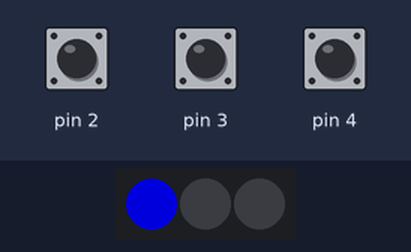
The program below on a simulated SparkFun Pro Micro, built with avr-gcc and run on an emulated ATmega32U4. On the bench: 3 RGB LEDs in strip order, left to right. Inputs (shaded band) come from the test bench; at power-on: pin 3 HIGH, pin 2 HIGH, pin 4 HIGH. Dim RGB values are drawn brighter than linear; what the program prints to the serial monitor is not drawn.

Above: at 1.2 s.
1.3 s: pin 3 pulled LOW for 0.15 s
At 1.37 s:
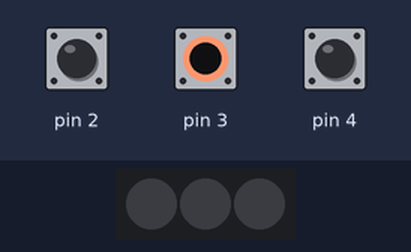
2.9 s: pin 2 pulled LOW for 0.15 s
At 2.97 s:
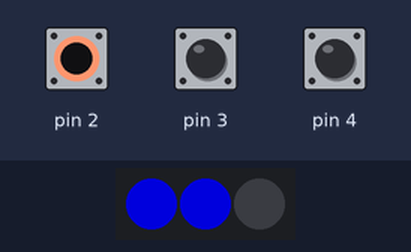
4.5 s: pin 4 pulled LOW for 0.15 s
At 4.57 s:
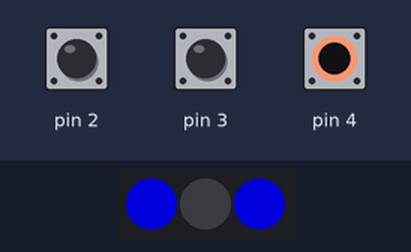
9.1 s: pin 3 pulled LOW for 3.2 s
At 10.3 s:
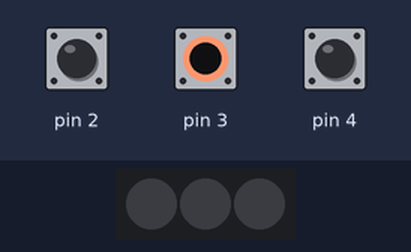
Timing chart, 0 to 13.8 s (numbered marks = the images above; inputs shaded):
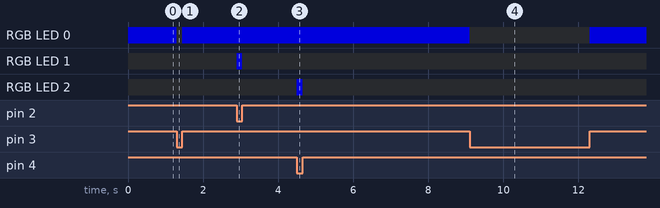

The program:

main.cpp
```cpp
#include <Arduino.h>
#include <Adafruit_NeoPixel.h>
#include <ArduinoJson.h>

struct LedData
{
  int input;
  String id;
  uint32_t color;
  uint32_t overrideColor;
  bool overrideInverted;
  bool isForced;
};

// Configurable values:
// Make sure that all the arrays are of the same length!
int pixelBus = 6;
float brightnessScale = 0.6;

LedData ledConfig[] = {
    LedData{
      input : 3,
      id : "FLOCK",
      color : 0,
      overrideColor : 150,
      overrideInverted : true,
      isForced : false
    },
    LedData{
      input : 2,
      id : "SHIFT",
      color : 0,
      overrideColor : 150,
      overrideInverted : false,
      isForced : false
    },
    LedData{
      input : 4,
      id : "NUM",
      color : 0,
      overrideColor : 150,
      overrideInverted : false,
      isForced : false
    }};

int pixelFormat = NEO_GRB + NEO_KHZ800;

Adafruit_NeoPixel *pixels;

int numLeds = 0;

void setup()
{
  Serial.begin(9600);

  numLeds = sizeof(ledConfig) / sizeof(LedData);

  Serial.setTimeout(30000);

  pixels = new Adafruit_NeoPixel(numLeds, pixelBus, pixelFormat);
  pixels->begin();

  for (int i = 0; i < numLeds; i++)
  {
    pinMode(ledConfig[i].input, INPUT_PULLUP);
  }

  Serial.println("Started...");
}

DynamicJsonDocument doc(1024);

/**
 * Send the status of all leds.
 */
void sendStatus()
{
  doc.clear();
  doc["name"] = "keyboard-mod";
  doc["version"] = "0.1.0";
  JsonArray leds = doc.createNestedArray("leds");
  for (int i = 0; i < numLeds; i++)
  {
    JsonObject led = leds.createNestedObject();
    led["id"] = ledConfig[i].id;
    led["color"] = ledConfig[i].color;
    led["overrideColor"] = ledConfig[i].overrideColor;
    led["isForced"] = ledConfig[i].isForced;
  }
  Serial.print("OK: status ");
  serializeJson(doc, Serial);
  Serial.println();
  Serial.flush();
}

/**
 * Send the status of a single led.
 */
void sendStatus(String ledName)
{
  int i;
  for (i = 0; i < numLeds; i++)
  {
    if (ledConfig[i].id == ledName)
    {
      break;
    }
  }

  doc.clear();
  doc["id"] = ledConfig[i].id;
  doc["color"] = ledConfig[i].color;
  doc["overrideColor"] = ledConfig[i].overrideColor;
  doc["isForced"] = ledConfig[i].isForced;
  Serial.print("OK: set ");
  serializeJson(doc, Serial);
  Serial.println();
  Serial.flush();
}

void loop()
{
  if (Serial.available() > 0)
  {
    String incomingComand = Serial.readStringUntil('\n');
    bool ok = false;
    String status = "";
    String ledName = "";

    // Send own capabilities as json.
    if (incomingComand.startsWith("status"))
    {
      sendStatus();
    }
    else
    {
      for (int i = 0; i < numLeds; i++)
      {
        status = "";
        if (!incomingComand.startsWith(ledConfig[i].id))
        {
          // Found no led with that name.
          if (i == numLeds - 1)
          {
            status = "invalid led id";
          }
          continue;
        }

        ledName = ledConfig[i].id;

        incomingComand = incomingComand.substring(ledConfig[i].id.length() + 1);
        if (incomingComand.startsWith("disable override"))
        {
          ledConfig[i].isForced = true;
          status = "override disabled";
          ok = true;
          break;
        }
        else
        {
          bool setOverrideColor = false;
          if (incomingComand.startsWith("override"))
          {
            incomingComand = incomingComand.substring(9);
            setOverrideColor = true;
            ledConfig[i].isForced = false;
          }

          // Parse the color
          String r = incomingComand.substring(0, 2);
          String g = incomingComand.substring(2, 4);
          String b = incomingComand.substring(4, 6);

          uint32_t newColor = pixels->Color(
              (uint8_t)strtol(r.c_str(), 0, 16) * brightnessScale,
              (uint8_t)strtol(g.c_str(), 0, 16) * brightnessScale,
              (uint8_t)strtol(b.c_str(), 0, 16) * brightnessScale);

          if (setOverrideColor)
          {
            ledConfig[i].overrideColor = newColor;
            status = "override color set";
          }
          else
          {
            ledConfig[i].color = newColor;
            status = "color set";
          }

          ok = true;
          break;
        }
      }

      if (ok)
      {
        sendStatus(ledName);
      }
      else
      {
        doc.clear();
        doc["id"] = ledName;
        doc["status"] = status;

        Serial.print("ERR: ");
        serializeJson(doc, Serial);
        Serial.println();
        Serial.flush();
      }
    }
  }

  pixels->clear();

  for (int i = 0; i < numLeds; i++)
  {
    uint32_t newColor = ledConfig[i].color;

    bool input = digitalRead(ledConfig[i].input);
    if (ledConfig[i].overrideInverted)
    {
      input = !input;
    }

    if (input == LOW && !ledConfig[i].isForced)
    {
      newColor = ledConfig[i].overrideColor;
    }

    pixels->setPixelColor(i, newColor);
  }

  pixels->show();
}
```

Measured:
- after the input at 1.3 s, RGB LED 0: RGB(0, 0, 150) → off at once, → RGB(0, 0, 150) 0.15 s later
- after the input at 2.9 s, RGB LED 1: off → RGB(0, 0, 150) at once, → off 0.15 s later
- after the input at 4.5 s, RGB LED 2: off → RGB(0, 0, 150) at once, → off 0.15 s later
- after the input at 9.1 s, RGB LED 0: RGB(0, 0, 150) → off at once, → RGB(0, 0, 150) 3.2 s later
